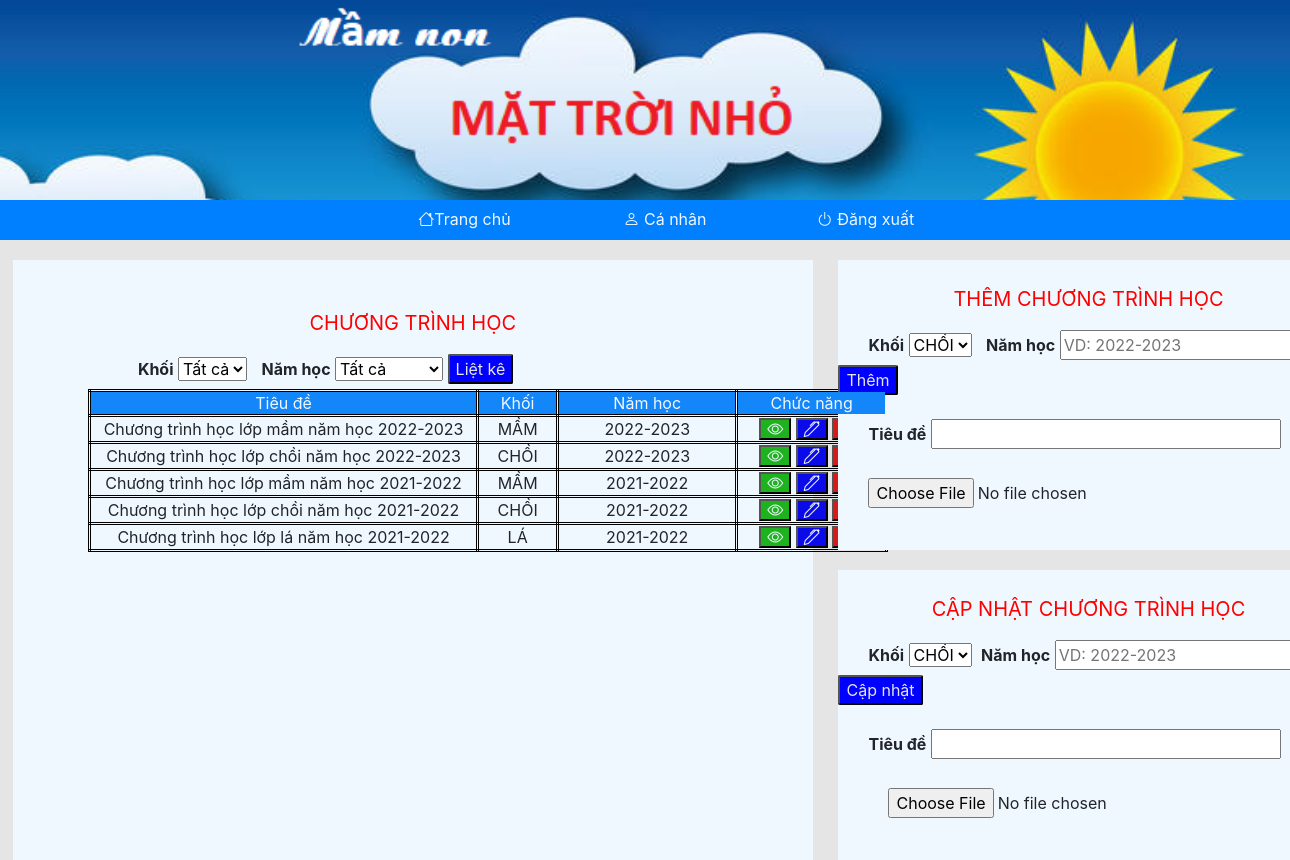
The page /admin/chuongtrinhhoc.php on the database its author committed.
### tables this page shows
CREATE TABLE `chuongtrinhhoc` (
  `MACT` int(11) NOT NULL,
  `TIEUDE` varchar(200) NOT NULL,
  `LINK` varchar(1000) NOT NULL,
  `NAMHOC` varchar(10) NOT NULL,
  `MAKHOI` varchar(10) NOT NULL
);

CREATE TABLE `khoi` (
  `MAKHOI` varchar(10) NOT NULL,
  `TENKHOI` varchar(20) NOT NULL
);

### admin/chuongtrinhhoc.php (the view, shortened to what this page needs)
<?php
    require_once("../connect.php");
?>
<html>
    <head>
		<link rel="stylesheet" href="https://maxcdn.bootstrapcdn.com/bootstrap/4.3.1/css/bootstrap.min.css">
        <link rel='stylesheet' href='https://cdn.jsdelivr.net/npm/bootstrap-icons@1.7.2/font/bootstrap-icons.css'>
    </head>
    <body>
           <?php  require_once("../inc/header.php"); ?>
           <div id="content">
                <div id="ct">
                    <br><br>
                    <p style="text-align: center; font-size: 20; color: red;">CHƯƠNG TRÌNH HỌC</p>
                    <Label style="margin-left: 125px;"><b>Khối</b></Label>
                    <select id="khoi">
                        <option>Tất cả</option>
                    </select>
                    <Label style="margin-left: 10px;"><b>Năm học</b></Label>
                    <select id="namhoc">
                        <option>Tất cả</option>
                    </select>
                    <button id="lietke" onclick="lietke()">Liệt kê</button><br>
                    <div id="tb">
                        <table id='table-cth'>
                            <tr style='position:sticky; top: 0;'>
                                <td style='width: 390; background-color: #1386f9; color:aliceblue'>Tiêu đề</td>
                                <td style='width: 80; background-color: #1386f9; color:aliceblue'>Khối</td>
                                <td style='width: 180; background-color: #1386f9; color:aliceblue'>Năm học</td>
                                <td style='width: 150; background-color: #1386f9; color:aliceblue'>Chức năng</td>
                            </tr>
                        <?php
                                $q=$conn->query("SELECT*FROM chuongtrinhhoc");
                            while($row=$q->fetch_assoc()){
                            ?>
                                <tr>
                                        <td style='width: 390;'><?php echo $row["TIEUDE"] ?></td>
                                        <td style='width: 80;'><?php
                                            $q1=$conn->query("SELECT*FROM khoi WHERE MAKHOI='".$row["MAKHOI"]."'");
                                            while($r=$q1->fetch_assoc()){
                                                echo $r["TENKHOI"];
                                            }
                                            ?></td>
                                        <td style='width: 180;'><?php echo $row["NAMHOC"]; ?></td>
                                        <td ><button id='btn-xem' onclick='xem(this)'><i class="bi bi-eye"></i></button>
                                            <button id='btn-sua' onclick=suabai(this)><i class="bi bi-pen"></i></button>
                                             <button id='btn-xoa' onclick='xoa(this)'><i class="bi bi-x"></i></button></td>
                                    </tr>
                            <?php  }?>
                         </table>
                    </div>
                </div>
                <div id="dang-sua">
                    <div id="dangbai">
                        <br>
                        <p style="text-align: center; font-size: 20; color: red;">THÊM CHƯƠNG TRÌNH HỌC</p>
                        <Label style="margin-left: 30px;"><b>Khối</b></Label>
                        <select id="khoi-them">
                        <?php $q=$conn->query("SELECT*FROM khoi");
                         while($row=$q->fetch_assoc()){
                            echo "<option value='".$row["MAKHOI"]."'>".$row["TENKHOI"]."</option>";
                         }?>
                        </select>
                        <Label style="margin-left: 10px;"><b>Năm học</b></Label>
                        <input type="text" id="nam-them" placeholder="VD: 2022-2023">
                        <button id="dang-sua-bai" onclick="themTD()">Thêm</button><br><br>
                        <Label style="margin-left: 30px;"><b>Tiêu đề</b></Label>
                        <input id='tieudethem' type="text" style="width: 350px;">
                        <br><br>
                        <input id='filethem' type='file' style="margin-left: 30px;">
                    </div>
                    <div id="suabai">
                    <br>
                        <p style="text-align: center; font-size: 20; color: red;">CẬP NHẬT CHƯƠNG TRÌNH HỌC</p>
                        <Label style="margin-left: 30px;"><b>Khối</b></Label>
                        <select id="khoi-cn">
                        <?php $q=$conn->query("SELECT*FROM khoi");
                         while($row=$q->fetch_assoc()){
                            echo "<option value='".$row["MAKHOI"]."'>".$row["TENKHOI"]."</option>";
                         }?>
                        </select>
                        <Label style="margin-left: 5px;"><b>Năm học</b></Label>
                        <input type="text" id="nam-cn" placeholder="VD: 2022-2023">
                        <button id="dang-sua-bai" onclick="capnhat()">Cập nhật</button><br><br>
                        <Label style="margin-left: 30px;"><b>Tiêu đề</b></Label>
                        <input id='tieudecn' type="text" style="width: 350px;">
                        <br><br>
                        <input id='filecn' type='file' style="margin-left: 50px;">
                </div>
            </div>
    </body>
</html>

### admin/chuongtrinhhoc.php (style rules this page uses)
#content { width:100%; background-color: #e5e5e5; display: flex; }
#ct { background-color: aliceblue; width: 62%; height: 600px; margin-left: 1%; margin-top: 20px; }
#lietke { background-color: blue; color:#e5e5e5; border-radius: 2px; }
#tb { width:800px; margin-left: 75px; height: 350px; overflow-y:scroll ; }
#table-cth td { border-style: double; border-color: black; text-align: center; }
#btn-xem { background-color: #1eb21e; color:aliceblue; }
#btn-sua { background-color: #0b0bea; color:aliceblue; }
#btn-xoa { background-color: #d61919; color:aliceblue; }
#dang-sua-bai { background-color: blue; color:#e5e5e5; border-radius: 2px; }
#dang-sua { width: 32%; height:600px; margin-left: 2%; margin-top: 20px; }
#dangbai { width: 500px; height:290px; background-color: aliceblue; }
#suabai { margin-top: 20px; width: 500px; height:290px; background-color: aliceblue; }

### rows shown on the page
chuongtrinhhoc: TIEUDE "Chương trình học lớp mầm năm học 2022-2023", NAMHOC "2022-2023"
khoi: TENKHOI "MẦM"
chuongtrinhhoc: TIEUDE "Chương trình học lớp chồi năm học 2022-2023", NAMHOC "2022-2023"
khoi: TENKHOI "CHỒI"
chuongtrinhhoc: TIEUDE "Chương trình học lớp mầm năm học 2021-2022", NAMHOC "2021-2022"
chuongtrinhhoc: TIEUDE "Chương trình học lớp chồi năm học 2021-2022", NAMHOC "2021-2022"
chuongtrinhhoc: TIEUDE "Chương trình học lớp lá năm học 2021-2022", NAMHOC "2021-2022"
khoi: TENKHOI "LÁ"

### other values the page prints
form field value "CHỒI"
